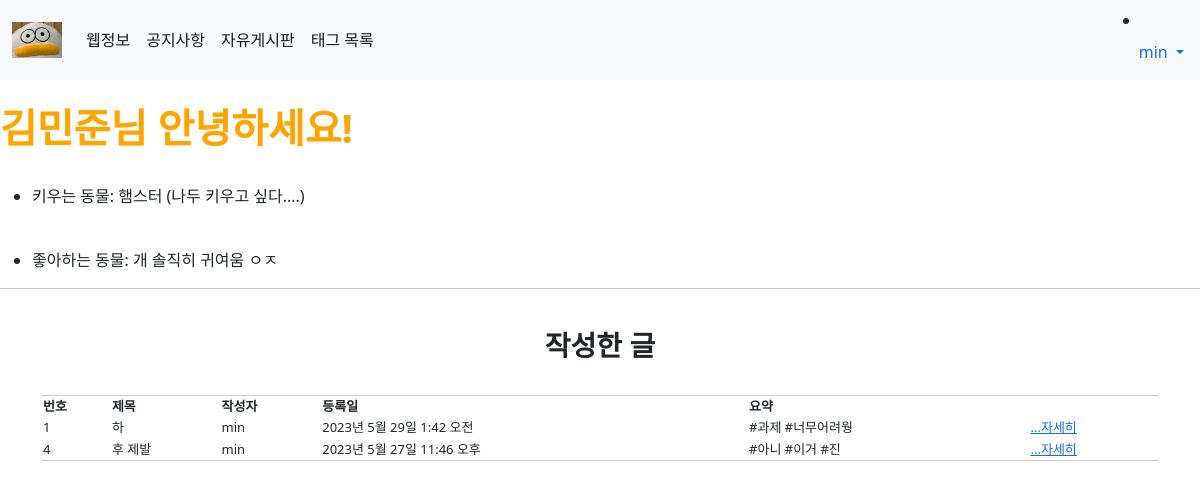
The page /users/mypage/ (signed in) on the database its author committed.
### accounts/models.py (models this page shows)
class Profile(models.Model):
    user = models.OneToOneField(User, on_delete = models.CASCADE)
    nickname = models.CharField(max_length = 50)
    favorite = models.CharField(max_length = 100, blank = True)
    animal = models.TextField(max_length = 100, blank = True)

### main/models.py (models this page shows, shortened)
class Post(models.Model):
    title = models.CharField(max_length = 200)
    writer = models.ForeignKey(User, on_delete = models.CASCADE)
    pub_date = models.DateTimeField()
    hamster = models.CharField(null=True, max_length = 500)
    weather = models.CharField(null=True, max_length = 50)
    image = models.ImageField(upload_to = 'post/', blank=True, null=True)
    body = models.TextField()
    tags = models.ManyToManyField(Tag, related_name = 'posts', blank = True)
    def summary(self):
        return self.body[:10]

### users/views.py (the view)
# urls.py: path('mypage/', mypage, name="mypage"),
def mypage(request):
    writings = Post.objects.filter(writer = request.user)
    return render(request, 'users/mypage.html', {'writings':writings})

### users/templates/users/mypage.html
{% extends 'base.html' %}
{% load static %}
{% block content %}
<br>
<h1 style="font-weight:bold">{{ user.profile.nickname }}님 안녕하세요!</h1><br>
<ul>
    <li><p>키우는 동물: {{ user.profile.animal}} (나두 키우고 싶다....) </p></li><br>
    <li><p>좋아하는 동물: {{ user.profile.favorite }} 솔직히 귀여움 ㅇㅈ</p></li>
</ul>
<hr><br>
<h3 style="font-weight:bold">작성한 글</h3><br>
<div id="board-list">
    <div class="container">
        <table class="board-table">
            <thead>
            <tr>
                <th scope="col" class="th-num">번호</th>
                <th scope="col" class="th-title">제목</th>
                <th scope="col" class="th-title">작성자</th>
                <th scope="col" class="th-date">등록일</th>
                <th scope="col" class="th-date">요약</th>
            </tr>
            </thead>
            <tbody>
              <div>
                  {% for writing in writings %}
                  <div>
                      <tr>
                          <td scope="col" class="th-num">{{writing.id}}</td>
                          <td scope="col" class="th-title">{{writing.title}}</td>
                          <td scope="col" class="th-title">{{writing.writer}}</td>
                          <td scope="col" class="th-date">{{writing.pub_date}}</td>
                          <td scope="col" class="th-title">{{writing.summary}}</td>
                          <td scope="col" class="th-title"><a href="{% url 'main:detail' writing.id %}">...자세히</a></td>
                      </tr>
                  </div>
                  {% endfor %}
              </div>
            </tbody>
        </table>
    </div>
</div>
{% endblock %}

### min_project/templates/shared/_navbar.html (shortened to what this page needs)
{% load static %}
<nav class="navbar navbar-expand-lg navbar-light bg-light">
    <div class="container-fluid">
    <a class="navbar-brand" href="{% url 'main:mainpage' %}"><img src="{% static 'images/오리.jpg' %}" style="width:50px"></a>
    <div class="collapse navbar-collapse" id="navbarNav">
        <ul class="navbar-nav">
        <li class="nav-item">
            <a class="nav-link active" aria-current="page" href="{% url 'main:information' %}">웹정보</a>
        </li>
        <li class="nav-item">
            <a class="nav-link active" aria-current="page" href="{% url 'main:notion' %}">공지사항</a>
        </li>
        <li class="nav-item">
            <a class="nav-link active" aria-current="page" href="{% url 'main:talking' %}">자유게시판</a>
        </li>
        <li class = "nav-item">
            <a class="nav-link active" aria-current="page" href="{% url 'main:tag_list' %}">태그 목록</a>
        </li>
        </ul>
    </div>
    </div>
    <li class="nav-item dropdown">
        {% if user.is_authenticated %}
        <a class="nav-link dropdown-toggle" href="#" id="navbarDropdown" role="button" data-bs-toggle="dropdown" aria-expanded="false">
            {{user.username}}
        </a>
        {% endif %}
      </li>
</nav>

### min_project/static/css/project.css (style rules this page uses)
h1 { color:orange; font-weight: bold; }
h3 { text-align : center; }

### min_project/static/css/notice.css (style rules this page uses)
table { border-collapse: collapse; border-spacing: 0; }
.board-table { font-size: 13px; width: 100%; border-top: 1px solid #ccc; border-bottom: 1px solid #ccc; }

### rows shown on the page
Post: id "1", title "하", writer "min", pub_date "2023년 5월 29일 1:42 오전", summary "#과제 #너무어려웡"
Post: id "4", title "후 제발", writer "min", pub_date "2023년 5월 27일 11:46 오후", summary "#아니 #이거 #진"

### other values the page prints
{{ user.username }} "min"
{{ user.profile.nickname }} "김민준"
{{ user.profile.animal }} "햄스터"
{{ user.profile.favorite }} "개"
